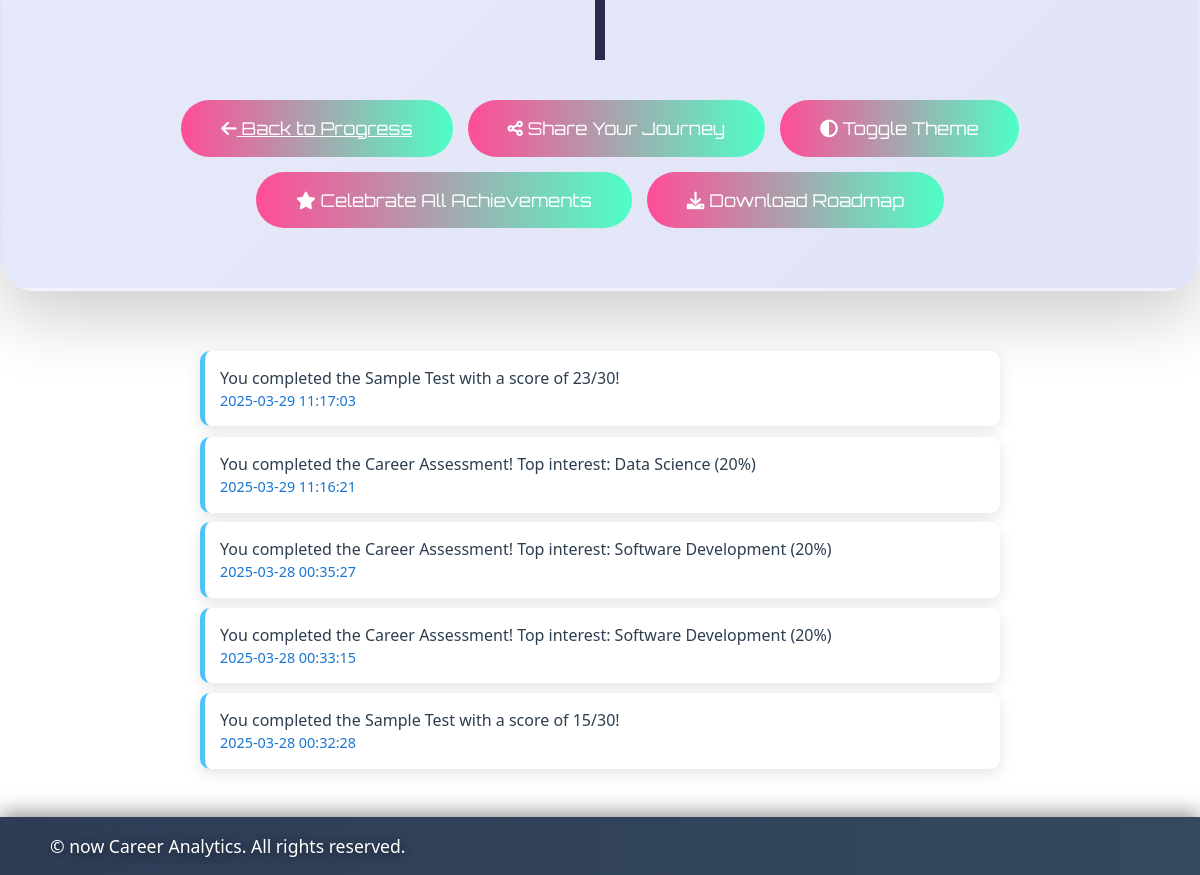
The app's page /roadmap (signed in, lower part), older data.
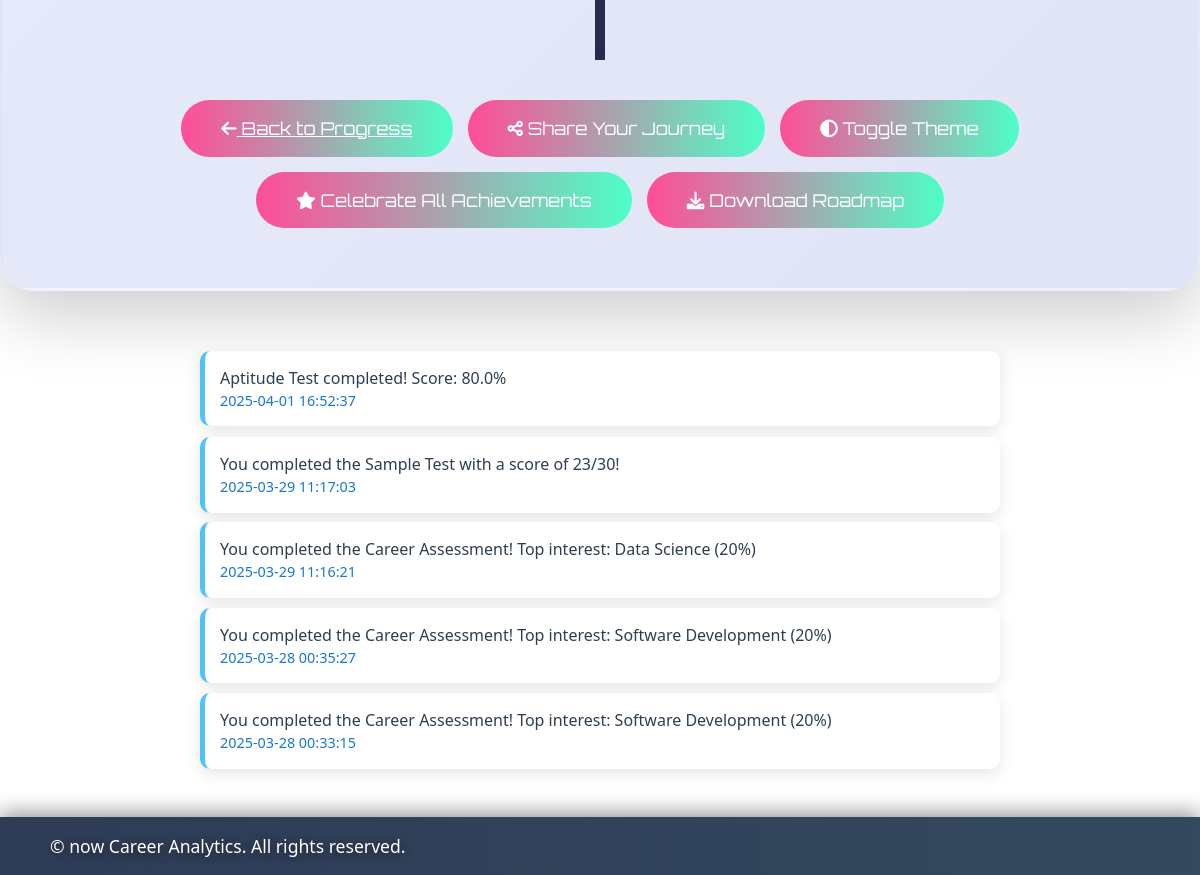
The same page, newer data.
### app.py (models this page shows)
class Notification(db.Model):
    id = db.Column(db.Integer, primary_key=True)
    user_id = db.Column(db.Integer, db.ForeignKey('user.id'), nullable=False)
    message = db.Column(db.String(200), nullable=False)
    type = db.Column(db.String(50), nullable=False)
    is_read = db.Column(db.Boolean, default=False)
    date = db.Column(db.DateTime, default=lambda: datetime.now(timezone.utc))

### app.py (the view)
@app.route('/roadmap')
@login_required
def roadmap():
    test_history = TestResult.query.filter_by(user_id=current_user.id).order_by(TestResult.completed_at.asc()).all()
    total_tests = len(test_history)
    career_path = session.get('selected_field', 'Software Development')
    if career_path not in CAREER_MAPPING:
        career_path = 'Software Development'
    career_roadmaps = {
        "Software Development": {
            "career_goal": "Senior Software Engineer",
            "milestones": [
                {
                    "title": "Completed Aptitude Test",
                    "description": "Assessed core skills",
                    "details": "Evaluated logical reasoning, problem-solving, and basic technical knowledge.",
                    "date": next((t.completed_at for t in test_history if t.test_type == 'aptitude'), None),  # Keep timezone-aware
                    "type": "test",
                    "completed": any(t.test_type == 'aptitude' for t in test_history),
                    "progress": 100 if any(t.test_type == 'aptitude' for t in test_history) else 0
                },
                {
                    "title": "Skill Gap Assessment",
                    "description": "Evaluated coding skills",
                    "details": "Assessed proficiency in Python, JavaScript, and software development fundamentals.",
                    "date": next((t.completed_at for t in test_history if t.test_type == 'skill_gap' and 'Software Development' in json.loads(t.details)), None),  # Keep timezone-aware
                    "type": "test",
                    "completed": any(t.test_type == 'skill_gap' and 'Software Development' in json.loads(t.details) for t in test_history),
                    "progress": 100 if any(t.test_type == 'skill_gap' and 'Software Development' in json.loads(t.details) for t in test_history) else 0
                },
                {
                    "title": "First Project",
                    "description": "Built a basic application",
                    "details": "Developed a to-do list app using HTML, CSS, and JavaScript.",
                    "date": datetime(2025, 3, 10, tzinfo=timezone.utc),  # Make timezone-aware
                    "type": "project",
                    "completed": False,
                    "progress": 50
                },
                {
                    "title": "Portfolio Creation",
                    "description": "Showcased projects",
                    "details": "Created a portfolio website with 3 projects, hosted on GitHub Pages.",
                    "date": datetime(2025, 3, 15, tzinfo=timezone.utc),  # Make timezone-aware
                    "type": "project",
                    "completed": False,
                    "progress": 30
                },
                {
                    "title": "Job Application",
                    "description": "Applied to entry-level roles",
                    "details": "Submitted applications to 5 software development positions.",
                    "date": datetime(2025, 3, 20, tzinfo=timezone.utc),  # Make timezone-aware
                    "type": "job",
                    "completed": False,
                    "progress": 20
                }
            ]
        },
        "Data Science": {
            "career_goal": "Lead Data Scientist",
            "milestones": [
                {
                    "title": "Completed Aptitude Test",
                    "description": "Assessed analytical skills",
                    "details": "Evaluated mathematical reasoning, statistics, and problem-solving abilities.",
                    "date": next((t.completed_at for t in test_history if t.test_type == 'aptitude'), None),  # Keep timezone-aware
                    "type": "test",
                    "completed": any(t.test_type == 'aptitude' for t in test_history),
                    "progress": 100 if any(t.test_type == 'aptitude' for t in test_history) else 0
                },
                {
                    "title": "Skill Gap Assessment",
                    "description": "Evaluated data skills",
                    "details": "Assessed proficiency in Python, R, and data analysis techniques.",
                    "date": next((t.completed_at for t in test_history if t.test_type == 'skill_gap' and 'Data Science' in json.loads(t.details)), None),  # Keep timezone-aware
                    "type": "test",
                    "completed": any(t.test_type == 'skill_gap' and 'Data Science' in json.loads(t.details) for t in test_history),
                    "progress": 100 if any(t.test_type == 'skill_gap' and 'Data Science' in json.loads(t.details) for t in test_history) else 0
                },
                {
                    "title": "Statistics Mastery",
                    "description": "Completed stats course",
                    "details": "Finished an online course on advanced statistics and probability.",
                    "date": datetime(2025, 3, 12, tzinfo=timezone.utc),  # Make timezone-aware
                    "type": "course",
                    "completed": False,
                    "progress": 70
                },
                {
                    "title": "Data Project",
                    "description": "Analyzed a dataset",
                    "details": "Performed exploratory data analysis on a public dataset using Pandas and Matplotlib.",
                    "date": datetime(2025, 3, 18, tzinfo=timezone.utc),  # Make timezone-aware
                    "type": "project",
                    "completed": False,
                    "progress": 40
                },
                {
                    "title": "Research Publication",
                    "description": "Published findings",
                    "details": "Published a research paper on machine learning applications in a journal.",
                    "date": datetime(2025, 3, 25, tzinfo=timezone.utc),  # Make timezone-aware
                    "type": "publication",
                    "completed": False,
                    "progress": 10
                }
            ]
        }
    }
    roadmap_data = career_roadmaps.get(career_path, career_roadmaps["Software Development"])
    milestones = roadmap_data["milestones"]
    notifications = Notification.query.filter_by(user_id=current_user.id, is_read=False).order_by(Notification.date.desc()).limit(5).all()
    current_date = datetime.now(timezone.utc)
    return render_template('roadmap.html',
                          user=current_user,
                          career_goal=roadmap_data["career_goal"],
                          milestones=milestones,
                          career_path=career_path,
                          current_date=current_date,
                          animations_enabled=current_user.animations_enabled,
                          active_page='roadmap',
                          notifications=notifications)

### app.py (called while the page is built)
@app.before_request
def init_session():
    if 'used_aptitude' not in session:
        session['used_aptitude'] = []
    if 'aptitude_history' not in session:
        session['aptitude_history'] = defaultdict(list)

@login_manager.user_loader
def load_user(user_id):
    return db.session.get(User, int(user_id))

### templates/roadmap.html (shortened to what this page needs)
roadmap.html {% extends 'base.html' %}
{% block styles %}
<link rel="stylesheet" href="https://cdnjs.cloudflare.com/ajax/libs/font-awesome/6.0.0/css/all.min.css">
{% endblock %}
{% block content %}
<div id="roadmap-particles-js"></div>
<div class="roadmap-container">
    {% set next_milestone = milestones | selectattr('completed', 'equalto', false) | first %}
    <div class="roadmap-timeline">
    </div>
    <div class="roadmap-action-buttons">
        <a href="{{ url_for('progress_tracking') }}" class="roadmap-btn"><i class="fas fa-arrow-left"></i> Back to Progress</a>
        <button class="roadmap-btn" onclick="shareJourney()"><i class="fas fa-share-alt"></i> Share Your Journey</button>
        <button class="roadmap-btn" onclick="toggleTheme()"><i class="fas fa-adjust"></i> Toggle Theme</button>
        <button class="roadmap-btn" onclick="celebrateAll()"><i class="fas fa-star"></i> Celebrate All Achievements</button>
        <button class="roadmap-btn" onclick="downloadRoadmap()"><i class="fas fa-download"></i> Download Roadmap</button>
    </div>
</div>
{% include 'notifications.html' %}
{% endblock %}

### templates/notifications.html (shortened to what this page needs)
{% if notifications %}
    <div class="notifications-container">
        {% for notification in notifications %}
            <div class="notification {{ 'unread' if not notification.is_read else 'read' }}">
                <p>{{ notification.message }}</p>
                <small>{{ notification.date.strftime('%Y-%m-%d %H:%M:%S') }}</small>
            </div>
        {% endfor %}
    </div>
{% endif %}

Row changes from the older to the newer data that the page shows:
no longer on this page (row unchanged): Notification: message "You completed the Sample Test with a score of 15/30!", date "2025-03-28 00:32:28"
added Notification: message "Aptitude Test completed! Score: 80.0%", date "2025-04-01 16:52:37"
